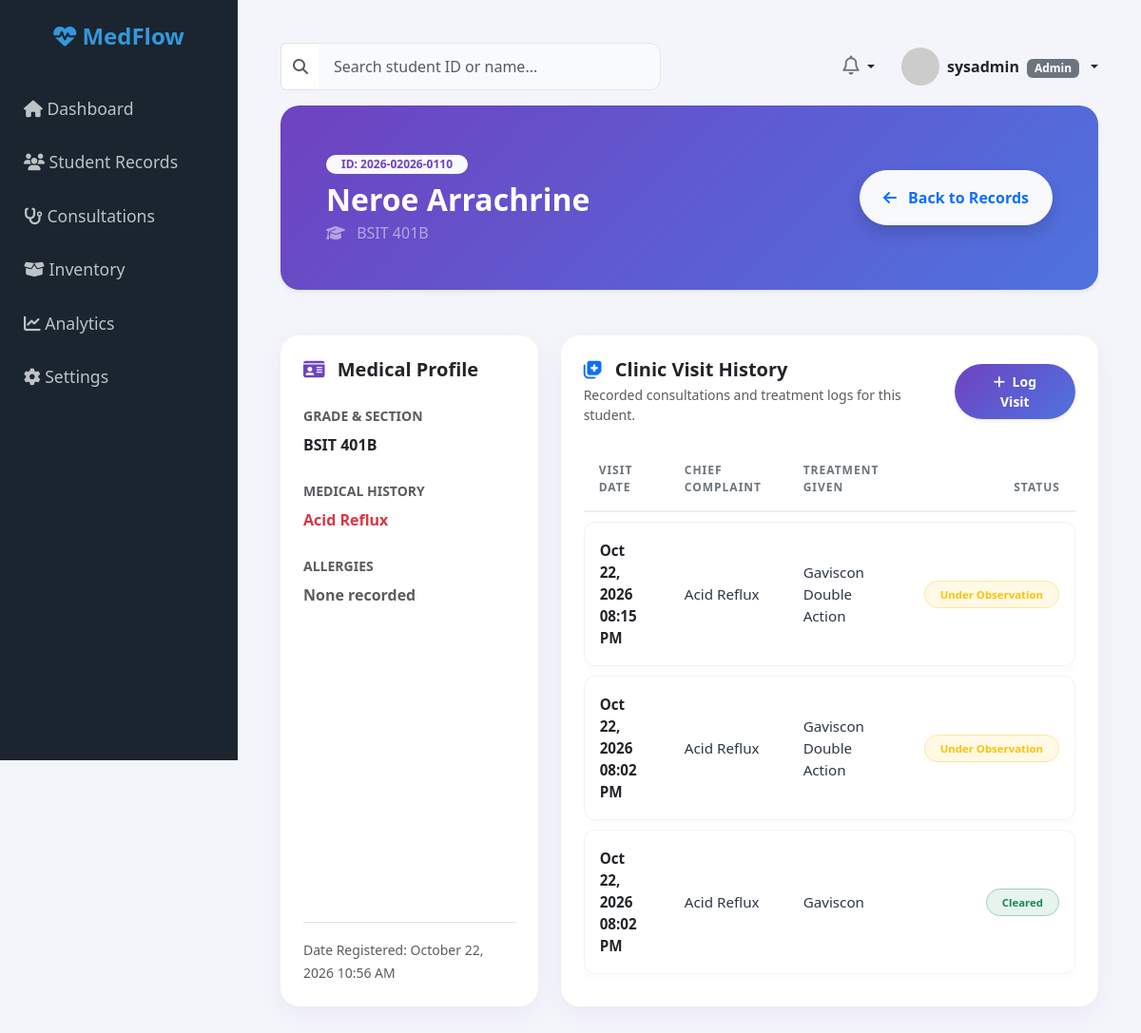
Screenshot of /modules/records/view.php?id=2026-0110 (signed in) with the database file from the repository.
### tables this page shows
CREATE TABLE IF NOT EXISTS `students` (
  `student_id` varchar(50) NOT NULL,
  `first_name` varchar(50) DEFAULT NULL,
  `last_name` varchar(50) DEFAULT NULL,
  `grade_section` varchar(50) DEFAULT NULL,
  `medical_history` text,
  `allergies` text,
  `created_at` timestamp NULL DEFAULT CURRENT_TIMESTAMP,
  PRIMARY KEY (`student_id`)
);

CREATE TABLE IF NOT EXISTS `consultations` (
  `consultation_id` int NOT NULL AUTO_INCREMENT,
  `consultation_date` datetime DEFAULT CURRENT_TIMESTAMP,
  `student_id` varchar(50) NOT NULL,
  `symptom_category` varchar(50) DEFAULT NULL,
  `chief_complaint` text,
  `action_taken` text,
  `status` varchar(50) DEFAULT NULL,
  PRIMARY KEY (`consultation_id`),
  KEY `consultations_ibfk_1` (`student_id`),
  CONSTRAINT `consultations_ibfk_1` FOREIGN KEY (`student_id`) REFERENCES `students` (`student_id`) ON DELETE CASCADE
);

### modules/records/view.php (the view, shortened to what this page needs)
<?php
require_once '../../includes/db_connect.php';
try {
    $role_stmt = $pdo->prepare("SELECT role FROM users WHERE user_id = ?");
    $role_stmt->execute([$_SESSION['user_id']]);
    $user_role = $role_stmt->fetchColumn();
} catch (PDOException $e) {
    $user_role = 'Teacher';
}
$student_id = $_GET['id'] ?? '';
try {
    $stmt = $pdo->prepare("SELECT * FROM students WHERE student_id = ?");
    $stmt->execute([$student_id]);
    $student = $stmt->fetch(PDO::FETCH_ASSOC);
} catch (PDOException $e) {
    header("Location: index.php?error=Database error");
    exit();
}
?>
<!DOCTYPE html>
<html lang="en">
<head>
    <link href="https://cdn.jsdelivr.net/npm/bootstrap@5.3.0/dist/css/bootstrap.min.css" rel="stylesheet">
    <link rel="stylesheet" href="https://cdnjs.cloudflare.com/ajax/libs/font-awesome/6.4.0/css/all.min.css">
</head>
<body>
    <?php include '../../includes/sidebar.php'; ?>
    <div class="main-content">
        <?php include '../../includes/topbar.php'; ?>
        <div class="card bg-gradient-purple p-5 mb-5 shadow-sm mt-3">
            <div class="d-flex justify-content-between align-items-center">
                <div>
                    <span class="badge bg-light text-purple px-3 py-1 rounded-pill fw-semibold mb-2" style="color: #6f42c1 !important;">ID: 2026-0<?php echo str_pad($student['student_id'], 3, '0', STR_PAD_LEFT); ?></span>
                    <h2 class="fw-bold mb-1 text-white"><?php echo htmlspecialchars($student['first_name'] . ' ' . $student['last_name']); ?></h2>
                    <p class="text-white-50 fs-6 mb-0"><i class="fa-solid fa-graduation-cap me-2"></i> <?php echo htmlspecialchars($student['grade_section']); ?></p>
                </div>
                <a href="index.php" class="btn btn-light fw-bold px-4 py-3 shadow text-primary rounded-pill">
                    <i class="fa-solid fa-arrow-left me-2"></i> Back to Records
                </a>
            </div>
        </div>
        <div class="row g-4">
            <div class="col-lg-4">
                <div class="card p-4 h-100">
                    <h5 class="fw-bold text-dark mb-4"><i class="fa-solid fa-id-card me-2 text-purple" style="color: #6f42c1;"></i> Medical Profile</h5>
                    <div class="mb-4">
                        <label class="form-label text-muted small fw-bold text-uppercase">Grade & Section</label>
                        <p class="fw-semibold text-dark fs-6 mb-0"><?php echo htmlspecialchars($student['grade_section']); ?></p>
                    </div>
                    <div class="mb-4">
                        <label class="form-label text-muted small fw-bold text-uppercase">Medical History</label>
                        <p class="text-danger fw-semibold mb-0"><?php echo htmlspecialchars($student['medical_history'] ?: 'None recorded'); ?></p>
                    </div>
                    <div class="mb-4">
                        <label class="form-label text-muted small fw-bold text-uppercase">Allergies</label>
                        <p class="text-muted fw-semibold mb-0">None recorded</p>
                    </div>
                    <div class="mt-auto pt-3 border-top">
                        <span class="text-muted small">Date Registered: <?php echo !empty($student['created_at']) ? date('F d, Y h:i A', strtotime($student['created_at'])) : 'October 22, 2026'; ?></span>
                    </div>
                </div>
            </div>
            <div class="col-lg-8">
                <div class="card p-4 h-100">
                    <div class="d-flex justify-content-between align-items-center mb-4">
                        <div>
                            <h5 class="fw-bold text-dark mb-1"><i class="fa-solid fa-notes-medical me-2 text-primary"></i> Clinic Visit History</h5>
                            <p class="text-muted small mb-0">Recorded consultations and treatment logs for this student.</p>
                        </div>
                        <?php if ($user_role === 'Admin' || $user_role === 'Nurse'): ?>
                            <button class="btn btn-primary btn-sm px-4 py-2 rounded-pill fw-semibold shadow-sm" style="background: linear-gradient(135deg, #6f42c1 0%, #4e73df 100%); border: none;" data-bs-toggle="modal" data-bs-target="#logVisitModal">
                                <i class="fa-solid fa-plus me-1"></i> Log Visit
                            </button>
                        <?php endif; ?>
                    </div>
                    <div class="table-responsive">
                        <table class="table align-middle mb-0">
                            <thead>
                                <tr>
                                    <th class="ps-3">Visit Date</th>
                                    <th>Chief Complaint</th>
                                    <th>Treatment Given</th>
                                    <th class="text-end pe-3">Status</th>
                                </tr>
                            </thead>
                            <tbody>
                                <?php
                                try {
                                    $v_stmt = $pdo->prepare("SELECT * FROM consultations WHERE student_id = ? ORDER BY consultation_date DESC");
                                    $v_stmt->execute([$student_id]);
                                    if ($v_stmt->rowCount() > 0) {
                                        while ($visit = $v_stmt->fetch(PDO::FETCH_ASSOC)) {
                                            $v_date = date('M d, Y h:i A', strtotime($visit['consultation_date']));
                                            $status = $visit['status'];
                                            $badgeClass = 'bg-secondary bg-opacity-10 text-secondary';
                                            if ($status == 'Cleared') $badgeClass = 'bg-success bg-opacity-10 text-success border border-success-subtle';
                                            elseif ($status == 'Under Observation') $badgeClass = 'bg-warning bg-opacity-10 text-warning border border-warning-subtle';
                                            elseif ($status == 'Sent Home') $badgeClass = 'bg-danger bg-opacity-10 text-danger border border-danger-subtle';
                                            echo "<tr>";
                                            echo "<td class='ps-3 fw-semibold text-dark'>" . $v_date . "</td>";
                                            echo "<td>" . htmlspecialchars($visit['chief_complaint']) . "</td>";
                                            echo "<td>" . htmlspecialchars($visit['action_taken']) . "</td>";
                                            echo "<td class='text-end pe-3'><span class='badge {$badgeClass} px-3 py-2 rounded-pill fw-semibold'>" . htmlspecialchars($status) . "</span></td>";
                                            echo "</tr>";
                                        }
                                    } else {
                                        echo "<tr><td colspan='4' class='text-center text-muted py-5'>
                                                <i class='fa-solid fa-folder-open fa-3x mb-3 text-secondary opacity-25'></i>
                                                <p class='mb-0 fw-medium'>No clinic visits recorded for this student yet.</p>
                                              </td></tr>";
                                    }
                                } catch (PDOException $e) {
                                    echo "<tr><td colspan='4' class='text-center text-danger py-4'>Error loading visit history.</td></tr>";
                                }
                                ?>
                            </tbody>
                        </table>
                    </div>
                </div>
            </div>
        </div>
    </div>
</body>
</html>

### modules/records/view.php (style rules this page uses)
body { background-color: #f4f5fa; font-family: 'Segoe UI', Tahoma, Geneva, Verdana, sans-serif; overflow-x: hidden; }
.main-content { margin-left: 250px; padding: 45px; width: calc(100% - 250px); }
.card { border: none; border-radius: 20px; box-shadow: 0 8px 25px rgba(111, 66, 193, 0.07); background-color: #ffffff; }
.bg-gradient-purple { background: linear-gradient(135deg, #6f42c1 0%, #4e73df 100%); color: white; border-radius: 20px; }
.table { border-collapse: separate; border-spacing: 0 10px; margin-top: -10px; }
.table thead th { background-color: transparent; color: #6c757d; font-weight: 700; text-transform: uppercase; font-size: 0.75rem; letter-spacing: 1px; border-bottom: 2px solid #eaedf2; padding: 15px 20px; }
.table tbody tr { background-color: #ffffff; box-shadow: 0 3px 10px rgba(0, 0, 0, 0.02); }
.table tbody td { padding: 18px 20px; color: #2d3748; vertical-align: middle; font-size: 0.95rem; border-top: 1px solid #f1f3f8; border-bottom: 1px solid #f1f3f8; }
.table tbody td:first-child { border-left: 1px solid #f1f3f8; border-top-left-radius: 12px; border-bottom-left-radius: 12px; }
.table tbody td:last-child { border-right: 1px solid #f1f3f8; border-top-right-radius: 12px; border-bottom-right-radius: 12px; }

### rows the page displays
students: student_id "2026-0110", first_name+last_name "Neroe Arrachrine", grade_section "BSIT 401B", medical_history "Acid Reflux", created_at "October 22, 2026 10:56 AM"
consultations: consultation_date "Oct 22, 2026 08:15 PM", chief_complaint "Acid Reflux", action_taken "Gaviscon Double Action", status "Under Observation"
consultations: consultation_date "Oct 22, 2026 08:02 PM", chief_complaint "Acid Reflux", action_taken "Gaviscon Double Action", status "Under Observation"
consultations: consultation_date "Oct 22, 2026 08:02 PM", chief_complaint "Acid Reflux", action_taken "Gaviscon", status "Cleared"

### other values shown
$_SESSION['username'] "sysadmin"
$_SESSION['role'] "Admin"
